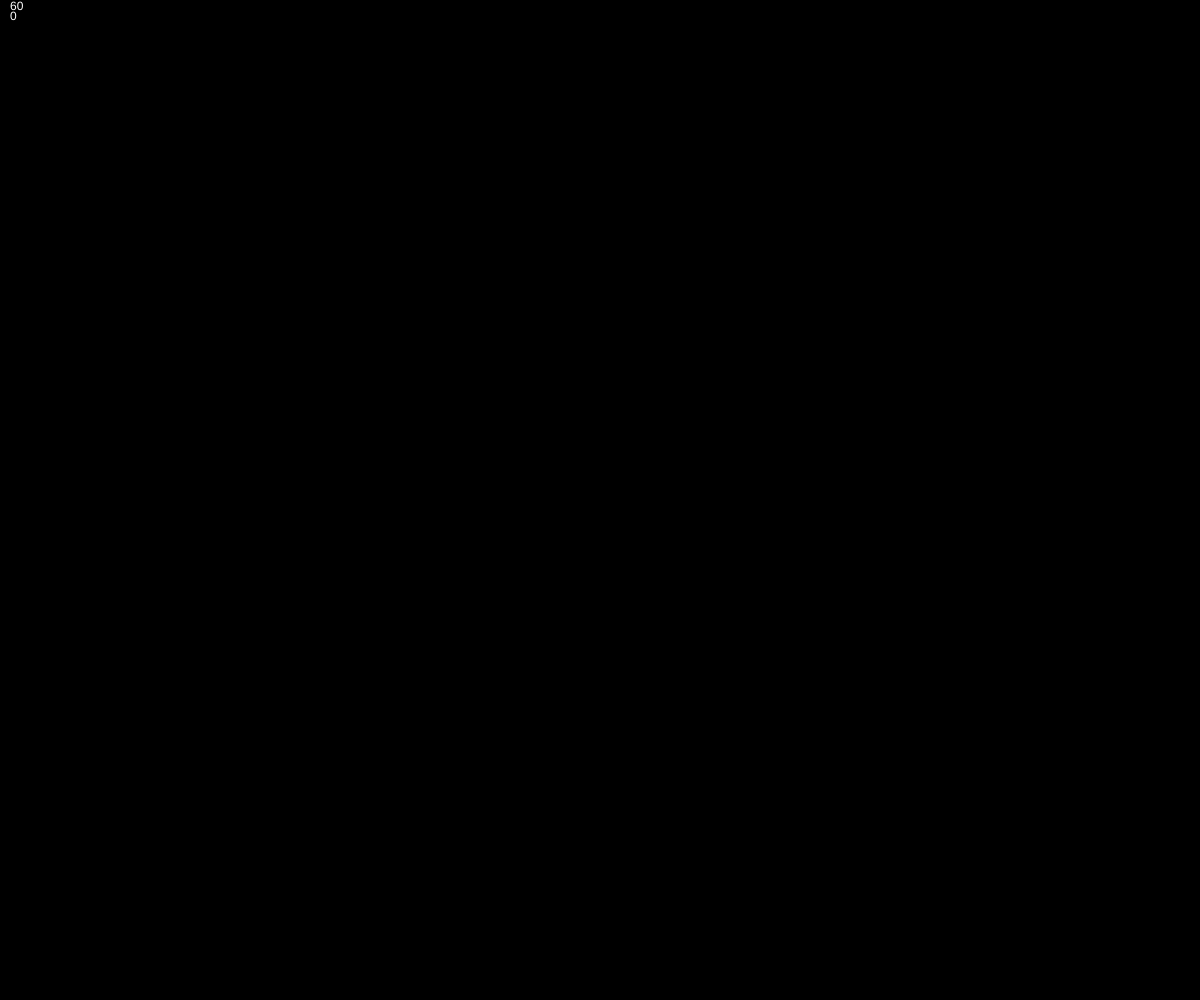
Frame 1 (no input)
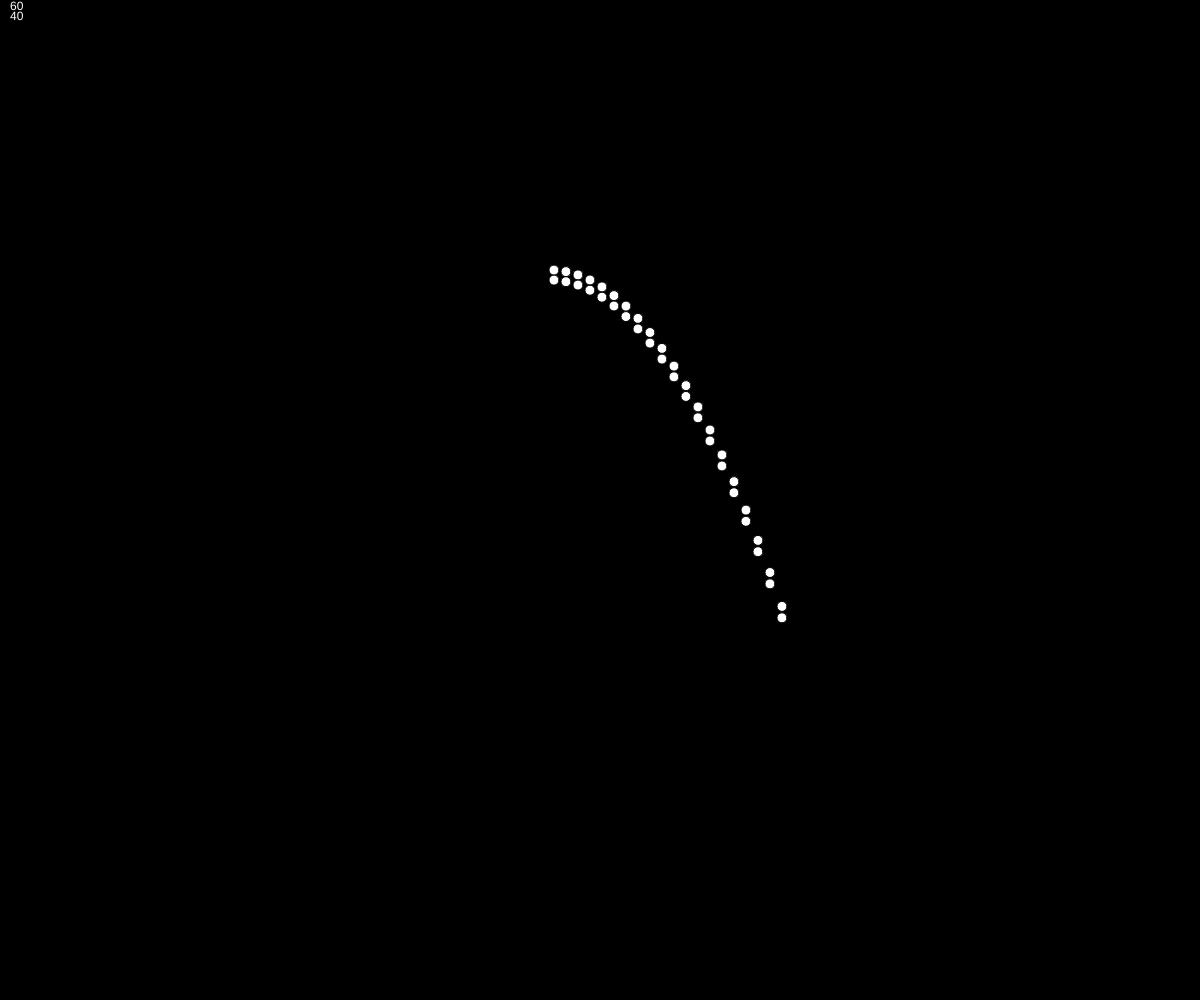
Frame 60 (no input)
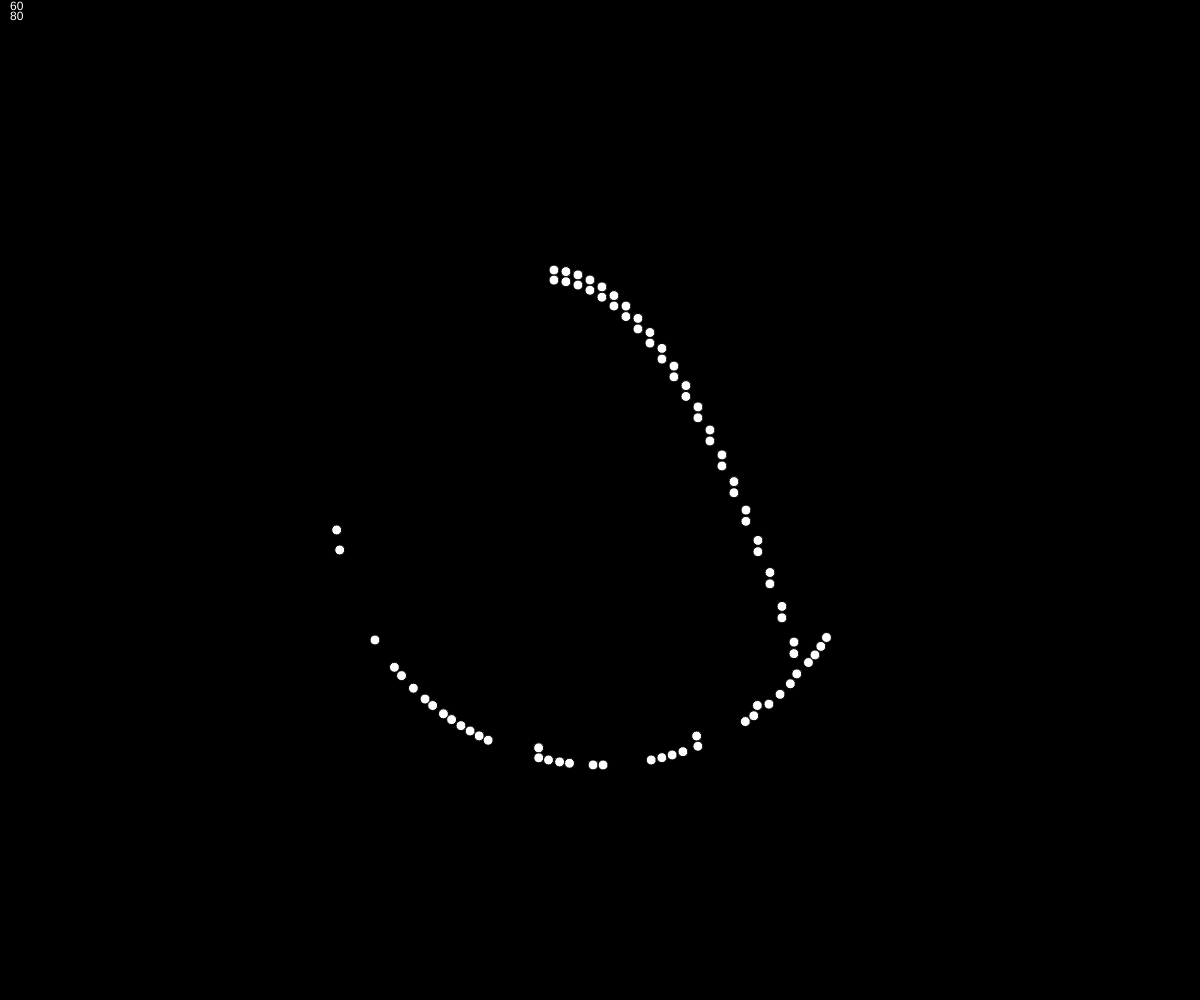
Frame 120 (the mouse pressed at the canvas centre since frame 60)

The p5.js sketch that drew these frames (run headless with seeded random() and noise() and a simulated clock; from frame 60 on, the mouse is pressed at the canvas centre):

// p5.js sketch
// ── sketch.js
// Project Title
// Your Name
// Date
//
// Extra for Experts:
// - describe what you did to take this project "above and beyond"

let balls = [];

let grid = [];
let gridBoxSize = 10;
let boundCenter;
let boundRadius = 270;
let xGrids, yGrids;

function setup() {


  createCanvas(windowWidth, windowHeight);
  boundCenter = createVector(width/2,height/2);

  xGrids = ceil(width/gridBoxSize);
  yGrids = ceil(height/gridBoxSize);

  for (let y = 0; y < yGrids; y++) {
    grid.push([]);
    for (let x = 0; x < xGrids; x++) {
      grid[y].push([]);
    }
  }
}

function draw() {
  if (balls.length < 1600 && frameCount % 3 === 0) {
    balls.push(new particle(width/2 - 50,height/2 - 30 - 200, balls.length));
    balls.push(new particle(width/2 - 50,height/2 - 20 - 200, balls.length));

  }
  background(0);


  
  // push();
  // stroke("white");
  // noFill();
  // for (let y = 0; y < grid.length; y++) {
  //   for (let x = 0; x < grid[y].length; x++) {
  //     push();
  //     if (x === floor(grid[y].length - 1)) {
  //       stroke("orange");
  //     }
  //     rect(x * gridBoxSize, y * gridBoxSize, gridBoxSize, gridBoxSize);
  //     pop();
  //   }
  // }
  // pop();


  push();
  fill("white");
  text(str(round(frameRate())), 10, 10);
  text(str(round(balls.length)), 10, 20);
  pop();

  push();
  fill("black");
  // circle(boundCenter.x, boundCenter.y, boundRadius * 2);
  pop();

  let subdt = 8;
  for (let i = 0; i < subdt; i++) {
    for (let ball of balls) {
      ball.accelerate();
      ball.update(1/subdt);
      ball.collide();
      ball.constrain();
      
      if (i === subdt - 1) {
        ball.draw();
      }
    }
  }
    
}




class particle {
  constructor(xCor, yCor, i) {
    this.pos = createVector(xCor, yCor);
    this.oldpos = createVector(xCor-0.5, yCor);

    this.friction = 0.99;
    this.groundFriction = 1;
    this.gravity = createVector(0, 0.2);
    this.radius = 5;
    this.colour = "grey";
    this.mass = 1;
    this.acceleration = createVector(0, 0);
    this.gridX = floor(this.pos.x / gridBoxSize) + 1;
    this.gridY = floor(this.pos.y / gridBoxSize) + 1;
    
    this.index = i;
    grid[this.gridY][this.gridX].push(this.index);
  }


  update(dt) {
    let vel = p5.Vector.sub(this.pos, this.oldpos);
    // vel.mult(this.friction);

    this.oldpos.set(this.pos.x, this.pos.y);
    this.pos.add(vel).add(p5.Vector.mult(this.acceleration, dt * dt));
    this.acceleration.set(0,0);

    // this.gridLocation.set(floor(this.pos.x / gridBoxSize), floor(this.pos.y / gridBoxSize));

    if (floor(this.pos.x / gridBoxSize) !== this.gridX || floor(this.pos.y / gridBoxSize) !== this.gridY) {
      let gridIndex = grid[this.gridY][this.gridX].indexOf(this.index);
      
      grid[this.gridY][this.gridX].splice(gridIndex, 1);
      
      this.gridX = floor(this.pos.x / gridBoxSize);
      this.gridY = floor(this.pos.y / gridBoxSize);
      try {
        grid[this.gridY][this.gridX].push(this.index);
      }
      catch(err) {
        console.log(grid[this.gridY][this.gridX], this.gridX, this.gridY);
      }
    }


  }

  accelerate(dt) {
    this.acceleration.add(this.gravity);
  }
  constrain() {
    // if (this.pos.x + this.radius > width - 20) {
    //   this.pos.x = width - this.radius - 20;

    // }
    // if (this.pos.x - this.radius < 20) {
    //   this.pos.x = this.radius + 20;

    // }
    // if (this.pos.y + this.radius > height  - 20) {
    //   this.pos.y = height - this.radius - 20;

    // }
    // if (this.pos.y - this.radius < 20) {
    //   this.pos.y = this.radius + 20;

    // }
    
    let distance = p5.Vector.sub(boundCenter, this.pos).limit(boundRadius - this.radius);
    this.pos.set(p5.Vector.sub(boundCenter, distance));

  }
  collide() {
    for (let dx = -1; dx <= 1; dx++) {
      for (let dy = -1; dy <= 1; dy++) {

        for (let otherBallIndex of grid[constrain(this.gridY + dy, 0, yGrids - 1)][constrain(this.gridX + dx, 0, xGrids - 1)]) {
          let otherball = balls[otherBallIndex];
          if (otherball !== this) {
            if (this.pos.dist(otherball.pos) < this.radius * 2) {
              let collisionAxis = p5.Vector.sub(this.pos, otherball.pos);
              let delta = this.radius - collisionAxis.mag()/2;
              
              this.pos.add(collisionAxis.setMag(delta));
              otherball.pos.sub(collisionAxis.setMag(delta));
    
            }
          }
        }
      }
    }
    // for (let otherball of balls) {
    //   if (otherball !== this) {
    //     if (this.pos.dist(otherball.pos) < this.radius * 2) {
    //       let collisionAxis = p5.Vector.sub(this.pos, otherball.pos);
    //       let delta = this.radius - collisionAxis.mag()/2;

          
    //       this.pos.add(collisionAxis.setMag(delta));
    //       otherball.pos.sub(collisionAxis.setMag(delta));

    //     }
    //   }
    // }
  }

  applyFriction() {
    if (this.vel.magSq() > 0.000001) {
      let m = this.vel.mag();
      this.vel.x /= m;
      this.vel.y /= m;
      this.vel.mult(m * this.friction);  
    }
  }
    
  draw() {
    circle(this.pos.x, this.pos.y, this.radius * 2);
  }
}
